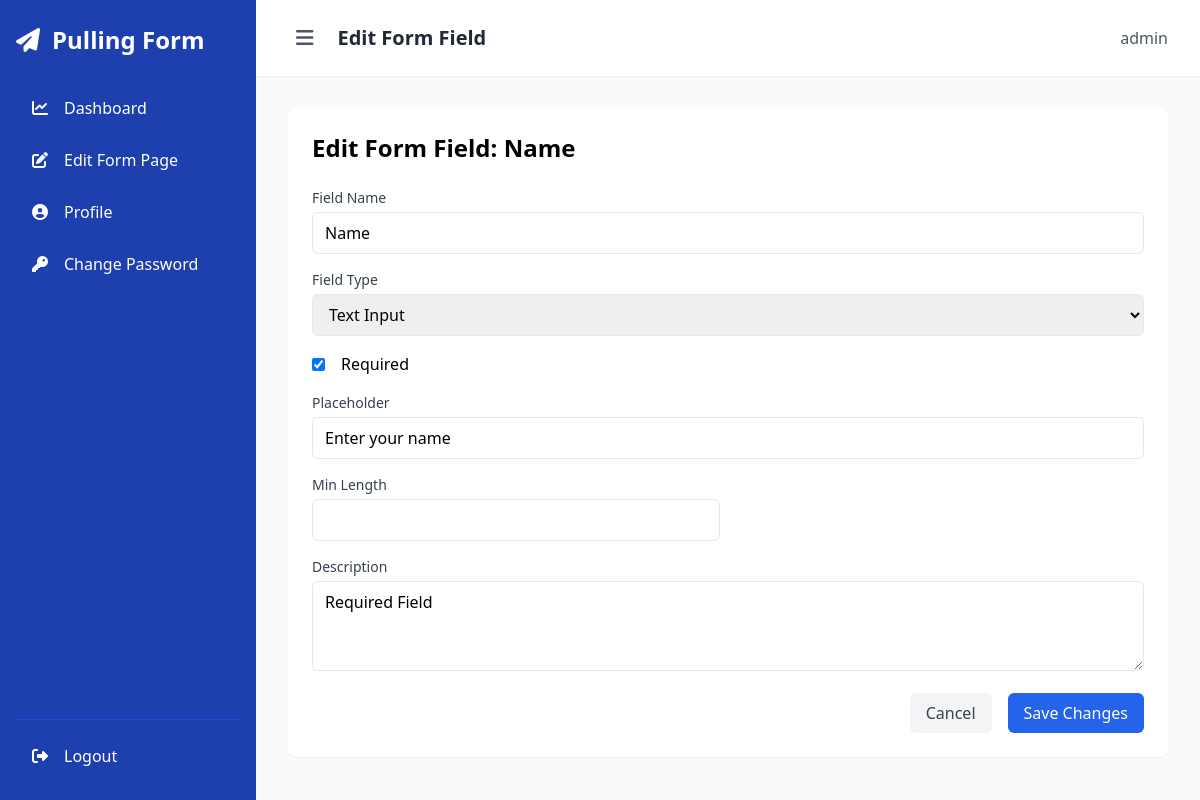
Screenshot of /edit-form-field/1/ (signed in) with the database file from the repository.
### core/models.py (models this page shows, shortened)
class CustomFormField(models.Model):
    FIELD_TYPES = (
        ('text', 'Text Input'),
        ('textarea', 'Text Area'),
        ('dropdown', 'Dropdown'),
        ('radio', 'Radio Buttons'),
        ('checkbox', 'Checkbox'),
        ('range', 'Range'),
        ('email', 'Email'),
        ('number', 'Number'),
        ('date', 'Date'),
        ('time', 'Time'),
        ('password', 'Password'),
    )
    custom_page = models.ForeignKey(CustomPage, on_delete=models.CASCADE, related_name='form_fields')
    name = models.CharField(max_length=100)
    field_type = models.CharField(max_length=20, choices=FIELD_TYPES)
    required = models.BooleanField(default=False)
    options = models.TextField(blank=True, help_text="Comma-separated options for dropdown, radio, or checkbox")
    placeholder = models.CharField(max_length=255, blank=True)
    min_value = models.IntegerField(null=True, blank=True, validators=[MinValueValidator(0)])
    max_value = models.IntegerField(null=True, blank=True, validators=[MaxValueValidator(1000000)])
    min_length = models.IntegerField(null=True, blank=True, validators=[MinValueValidator(0)])
    max_length = models.IntegerField(null=True, blank=True, validators=[MaxValueValidator(1000)])
    description = models.TextField(blank=True, help_text="Optional description for this form field")
    order = models.PositiveIntegerField(default=0)
    class Meta:
        ordering = ['order']

### core/views.py (the view)
# urls.py: path('edit-form-field/<int:field_id>/', views.edit_form_field, name='edit_form_field'),
@login_required
def edit_form_field(request, field_id):
    field = get_object_or_404(CustomFormField, id=field_id, custom_page=request.user.custom_page)
    if request.method == 'POST':
        form = CustomFormFieldForm(request.POST, instance=field)
        if form.is_valid():
            form.save()
            messages.success(request, 'Form field updated successfully!')
            return redirect('edit_custom_page')
    else:
        form = CustomFormFieldForm(instance=field)
    context = {
        'form': form,
        'field': field,
        'field_type': field.field_type,  # Add this to ensure proper field type display
    }
    return render(request, 'edit_form_field.html', context)

### core/templates/edit_form_field.html (shortened to what this page needs)
{% extends 'dashboard_base.html' %}
{% block header %}Edit Form Field{% endblock %}
{% block content %}
<div class="bg-white rounded-lg shadow-sm p-6">
    <h2 class="text-2xl font-bold mb-6">Edit Form Field: {{ field.name }}</h2>
    <form method="post" class="space-y-4" id="edit-form-field">
        <div>
            <label for="{{ form.name.id_for_label }}" class="block text-sm font-medium text-gray-700">
                Field Name
            </label>
            <div class="mt-1">
                {{ form.name }}
            </div>
        </div>
        <div>
            <label for="{{ form.field_type.id_for_label }}" class="block text-sm font-medium text-gray-700">
                Field Type
            </label>
            <div class="mt-1">
                {{ form.field_type }}
            </div>
        </div>
        <div>
            <label for="{{ form.required.id_for_label }}" class="inline-flex items-center">
                {{ form.required }}
                <span class="ml-2">Required</span>
            </label>
        </div>
        <div>
            <label for="{{ form.placeholder.id_for_label }}" class="block text-sm font-medium text-gray-700">
                Placeholder
            </label>
            <div class="mt-1">
                {{ form.placeholder }}
            </div>
        </div>
        <div id="length-container" style="display: none;">
            <div class="grid grid-cols-2 gap-4">
                <div>
                    <label for="{{ form.min_length.id_for_label }}" class="block text-sm font-medium text-gray-700">
                        Min Length
                    </label>
                    <div class="mt-1">
                        {{ form.min_length }}
                    </div>
                </div>
            </div>
        </div>
        <div>
            <label for="{{ form.description.id_for_label }}" class="block text-sm font-medium text-gray-700">
                Description
            </label>
            <div class="mt-1">
                {{ form.description }}
            </div>
        </div>
        <div class="flex justify-end space-x-4">
            <a href="{% url 'edit_custom_page' %}" class="px-4 py-2 bg-gray-100 text-gray-700 rounded-md hover:bg-gray-200 transition-colors">
                Cancel
            </a>
            <button type="submit" class="px-4 py-2 bg-blue-600 text-white rounded-md hover:bg-blue-700 transition-colors">
                Save Changes
            </button>
        </div>
    </form>
</div>
{% endblock %}

### core/templates/dashboard_base.html (shortened to what this page needs)
<!DOCTYPE html>
<html lang="en">
<head>
    <script src="https://cdn.tailwindcss.com"></script>
    <link rel="stylesheet" href="https://cdnjs.cloudflare.com/ajax/libs/font-awesome/6.4.0/css/all.min.css">
</head>
<body class="bg-gray-50">
    <div class="min-h-screen flex">
        <aside id="sidebar" class="sidebar fixed md:static bg-blue-800 text-white h-full z-40 w-64" role="navigation" aria-label="Main navigation">
            <div class="h-screen flex flex-col px-4 py-6">
                <div class="flex items-center justify-between mb-8">
                    <a href="{% url 'home' %}" class="text-2xl font-bold flex items-center focus-visible" aria-label="Go to home">
                        <i class="fas fa-paper-plane mr-3" aria-hidden="true"></i>
                        <span class="sidebar-text">Pulling Form</span>
                    </a>
                </div>
                <nav class="flex-1">
                    <ul class="space-y-3" role="menu">
                        <li role="none">
                            <a href="{% url 'dashboard' %}"
                               class="sidebar-item flex items-center py-2 px-4 rounded-lg {% if request.path == '/dashboard/' %}bg-blue-700{% endif %} hover:bg-blue-700 transition-colors focus-visible"
                               role="menuitem"
                               {% if request.path == '/dashboard/' %}aria-current="page"{% endif %}>
                                <i class="fas fa-chart-line w-5" aria-hidden="true"></i>
                                <span class="ml-3 sidebar-text">Dashboard</span>
                            </a>
                        </li>
                        <li>
                            <a href="{% url 'edit_custom_page' %}" class="flex items-center py-2 px-4 rounded-lg {% if request.path == '/edit-custom-page/' %}bg-blue-700{% endif %} hover:bg-blue-700 transition-colors focus-visible"
                            role="menuitem"
                            {% if request.path == '/edit-custom-page/' %}aria-current="page"{% endif %}>
                                <i class="fas fa-edit w-5"></i>
                                <span class="ml-3">Edit Form Page</span>
                            </a>
                        </li>
                        <li role="none">
                            <a href="{% url 'update_profile' %}"
                               class="sidebar-item flex items-center py-2 px-4 rounded-lg {% if request.path == '/profile/update/' %}bg-blue-700{% endif %} hover:bg-blue-700 transition-colors focus-visible"
                               role="menuitem"
                               {% if request.path == '/profile/update/' %}aria-current="page"{% endif %}>
                                <i class="fas fa-user-circle w-5" aria-hidden="true"></i>
                                <span class="ml-3 sidebar-text">Profile</span>
                            </a>
                        </li>
                        <li role="none">
                            <a href="{% url 'change_password' %}"
                               class="sidebar-item flex items-center py-2 px-4 rounded-lg {% if request.path == '/change_password/' %}bg-blue-700{% endif %} hover:bg-blue-700 transition-colors focus-visible"
                               role="menuitem"
                               {% if request.path == '/change_password/' %}aria-current="page"{% endif %}>
                                <i class="fas fa-key w-5" aria-hidden="true"></i>
                                <span class="ml-3 sidebar-text">Change Password</span>
                            </a>
                        </li>
                    </ul>
                </nav>
                <div class="border-t border-blue-700 pt-4">
                    <a href="{% url 'logout' %}"
                       class="sidebar-item flex items-center py-2 px-4 rounded-lg hover:bg-blue-700 transition-colors focus-visible"
                       role="menuitem">
                        <i class="fas fa-sign-out-alt w-5" aria-hidden="true"></i>
                        <span class="ml-3 sidebar-text">Logout</span>
                    </a>
                </div>
            </div>
        </aside>
        <div class="flex-1 flex flex-col min-h-screen">
            <header class="bg-white shadow-sm sticky top-0 z-30">
                <div class="flex justify-between items-center px-4 md:px-8 py-4">
                    <div class="flex items-center">
                        <button id="sidebarToggle"
                                class="text-gray-600 hover:text-gray-900 focus-visible p-2 rounded-lg"
                                aria-label="Toggle sidebar"
                                aria-expanded="false">
                            <i class="fas fa-bars text-xl" aria-hidden="true"></i>
                        </button>
                        <h1 class="text-xl font-semibold text-gray-800 ml-4">{% block header %}Dashboard{% endblock %}</h1>
                    </div>
                    <div class="flex items-center space-x-4">
                        <span class="text-gray-600">{{ user.username }}</span>
                    </div>
                </div>
            </header>
            <main class="flex-1 p-4 md:p-8" role="main">
                {% block content %}{% endblock %}
            </main>
        </div>
    </div>
</body>
</html>

### core/templates/dashboard_base.html (style rules this page uses)
.sidebar { transition: all 0.3s cubic-bezier(0.4, 0, 0.2, 1); }
.sidebar-item { transition: background-color 0.2s ease, transform 0.2s ease; }

### rows the page displays
CustomFormField: name "Name", field_type "Text Input", required "☑", placeholder "Enter your name", description "Required Field"

### other values shown
{{ user.username }} "admin"
